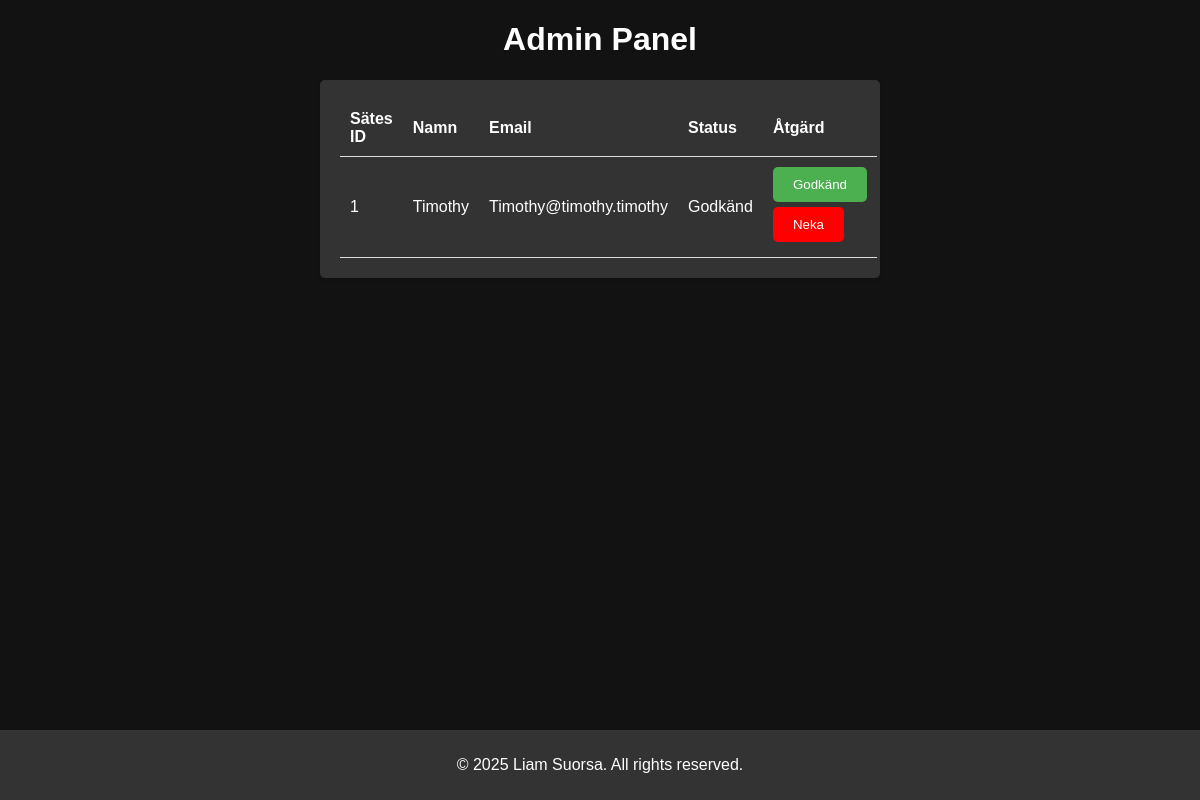
/admin, run on an earlier commit of the app's database.
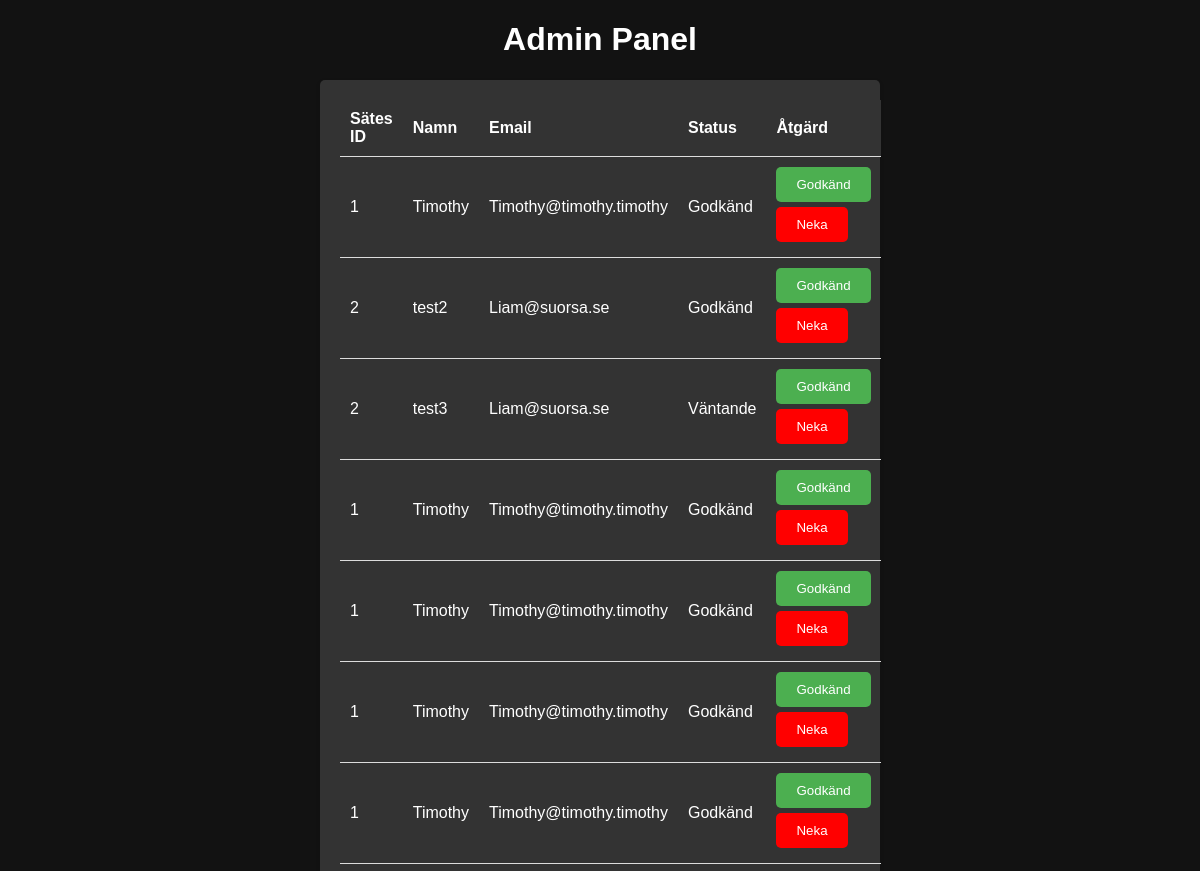
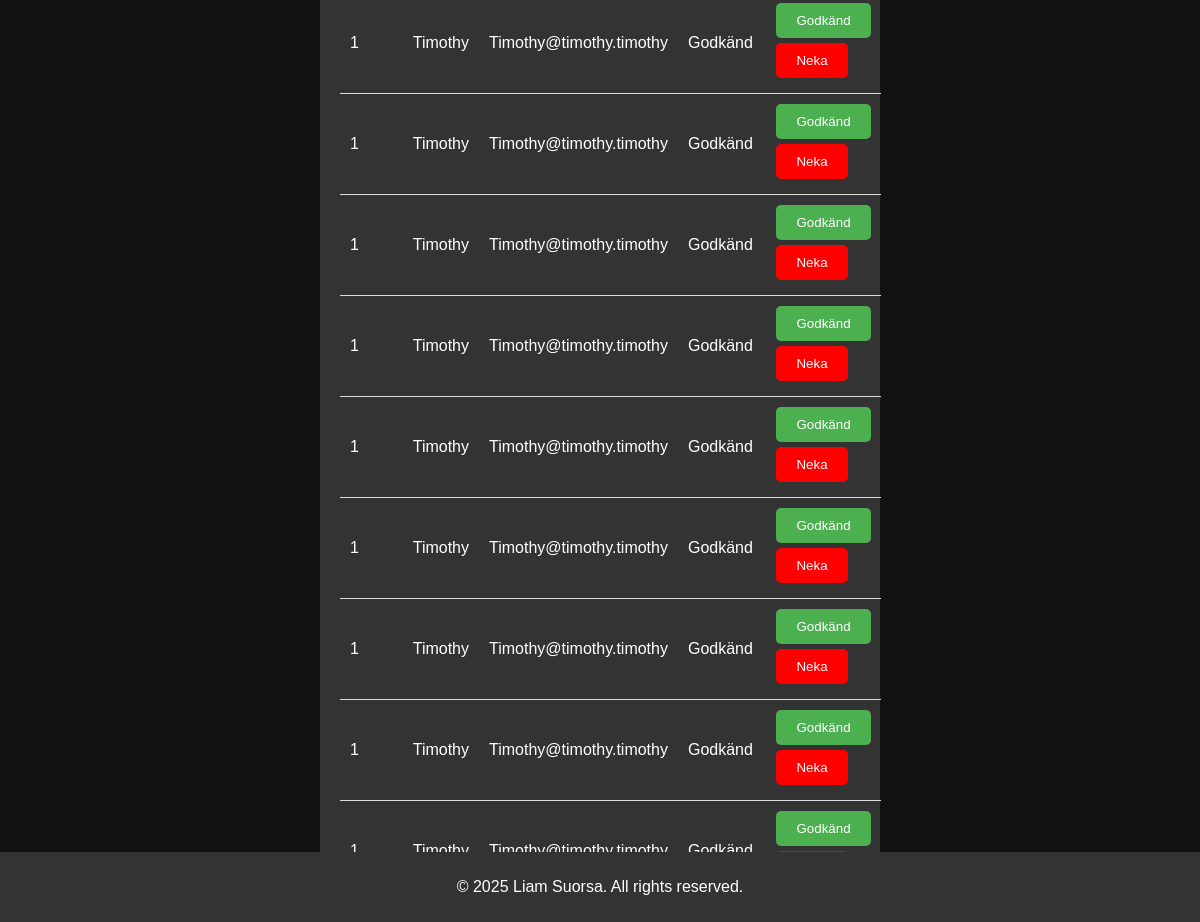
And on a later commit of the database (2 pictures, top to bottom).
### tables this page shows
CREATE TABLE bookings (
                id INTEGER PRIMARY KEY AUTOINCREMENT,
                seat_id TEXT NOT NULL,
                name TEXT NOT NULL,
                email TEXT NOT NULL,
                approved BOOLEAN DEFAULT 0
            );

### main.py (the view, shortened to what this page needs)
@app.route('/admin', methods=['GET', 'POST'])
def admin():
    with sqlite3.connect('bookings.db') as conn:
        cursor = conn.cursor()
        cursor.execute('SELECT id, seat_id, name, email, approved FROM bookings')
        bookings = cursor.fetchall()
    return render_template('admin.html', bookings=bookings)

### templates/admin.html (shortened to what this page needs)
{% extends "base.html" %}
{% block head %}
    <link rel="stylesheet" href="{{ url_for('static', filename='css/admin.css') }}">
{% endblock %}
{% block content %}
<h1 class="center-text">Admin Panel</h1>
<div class="table-container">
    <table>
        <tr>
            <th>Sätes ID</th>
            <th>Namn</th>
            <th>Email</th>
            <th>Status</th>
            <th>Åtgärd</th>
        </tr>
        {% for booking in bookings %}
        <tr>
            <td data-label="Sätes ID">{{ booking[1] }}</td>
            <td data-label="Namn">{{ booking[2] }}</td>
            <td data-label="Email">{{ booking[3] }}</td>
            <td data-label="Status">{{ 'Godkänd' if booking[4] else 'Väntande' }}</td>
            <td data-label="Åtgärd">
                <form method="POST">
                    <button type="submit" name="action" value="approve">Godkänd</button>
                    <button type="submit" name="action" value="reject">Neka</button>
                </form>
            </td>
        </tr>
        {% endfor %}
    </table>
</div>
{% endblock %}

### templates/base.html (shortened to what this page needs)
<!DOCTYPE html>
<html lang="en">
<head>
    {% block head %}
    {% endblock %}
    <link rel="stylesheet" href="{{ url_for('static', filename='css/base.css') }}">
</head>
<body>
{% block content %}{% endblock %}</h1>
    <footer>
        <p>&copy; 2025 Liam Suorsa. All rights reserved.</p>
    </footer>
</body>
</html>

### static/css/admin.css (style rules this page uses)
.center-text { text-align: center; }
body { background-color: #121212; font-family: Arial, sans-serif; margin: 0; padding: 0; color: #fff; }
.table-container { max-width: 520px; margin: 0 auto; padding: 20px; background-color: #333; border-radius: 5px; box-shadow: 0 2px 5px rgba(0, 0, 0, 0.1); }
table { width: 100%; border-collapse: collapse; }
th, td { padding: 10px; text-align: left; border-bottom: 1px solid #ddd; }
th { background-color: #333; }
button { display: inline-block; border: none; padding: 10px 20px; color: #fff; text-decoration: none; border-radius: 5px; transition: background-color 0.3s; margin-bottom: 5px; }
button[name="action"][value="approve"] { background-color: #4CAF50; }
button[name="action"][value="reject"] { background-color: #FF0000; }

### static/css/base.css (style rules this page uses)
footer { background-color: #333; color: white; text-align: center; padding: 10px 0; position: fixed; left: 0; bottom: 0; width: 100%; }

What changed in the data, as far as the page shows it:
added bookings: seat "2", name "test2", email "Liam@suorsa.se", approved "Godkänd"
added bookings: seat "2", name "test3", email "Liam@suorsa.se", approved "Väntande"
added bookings: seat "1", name "Timothy", email "Timothy@timothy.timothy", approved "Godkänd"
added bookings: seat "1", name "Timothy", email "Timothy@timothy.timothy", approved "Godkänd"
added bookings: seat "1", name "Timothy", email "Timothy@timothy.timothy", approved "Godkänd"
added bookings: seat "1", name "Timothy", email "Timothy@timothy.timothy", approved "Godkänd"
added bookings: seat "1", name "Timothy", email "Timothy@timothy.timothy", approved "Godkänd"
added bookings: seat "1", name "Timothy", email "Timothy@timothy.timothy", approved "Godkänd"
added bookings: seat "1", name "Timothy", email "Timothy@timothy.timothy", approved "Godkänd"
added bookings: seat "1", name "Timothy", email "Timothy@timothy.timothy", approved "Godkänd"
added bookings: seat "1", name "Timothy", email "Timothy@timothy.timothy", approved "Godkänd"
added bookings: seat "1", name "Timothy", email "Timothy@timothy.timothy", approved "Godkänd"
added bookings: seat "1", name "Timothy", email "Timothy@timothy.timothy", approved "Godkänd"
added bookings: seat "1", name "Timothy", email "Timothy@timothy.timothy", approved "Godkänd"
added bookings: seat "1", name "Timothy", email "Timothy@timothy.timothy", approved "Godkänd"
